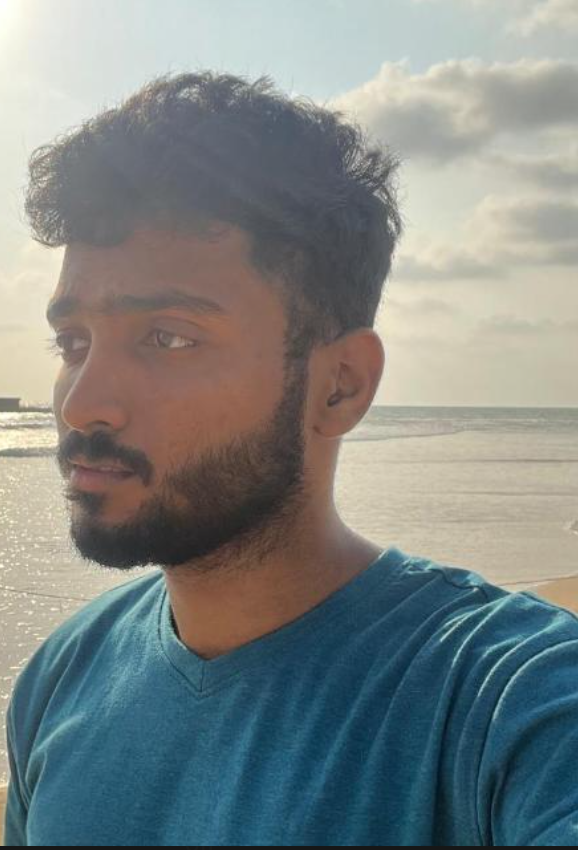
#> input picture profile_photo_source.png, 578 x 850 px
$ python generate_ascii_portrait.py
#> lines starting #> are read from the running program, lines starting #| are printed output that depends on the picture; after the words box and inside, x2 and y2 are one past the last pixel; in counts of white or black regions, pixels touching at a corner belong together
from PIL import Image, ImageEnhance, ImageFilter

# Load image
img = Image.open('profile_photo_source.png').convert('RGB')
w, h = img.size
#> w = 578; h = 850

# Target dimensions for portrait in SVG: ~76 width, ~52 height
target_w = 76
target_h = 52

# Create a clean mask for the background
# The photo has a solid red background: (131, 28, 21)
mask = Image.new('L', (w, h), 0)
#> mask: PIL image 578x850 L; every value is 0
for y in range(h):
    for x in range(w):
        r, g, b = img.getpixel((x, y))
        # Precise red background threshold
        if (r > 65 and r > g * 1.35 and r > b * 1.35) or (r > 95 and g < 65 and b < 65):
            mask.putpixel((x, y), 0) # Background
        else:
            mask.putpixel((x, y), 255) # Foreground person
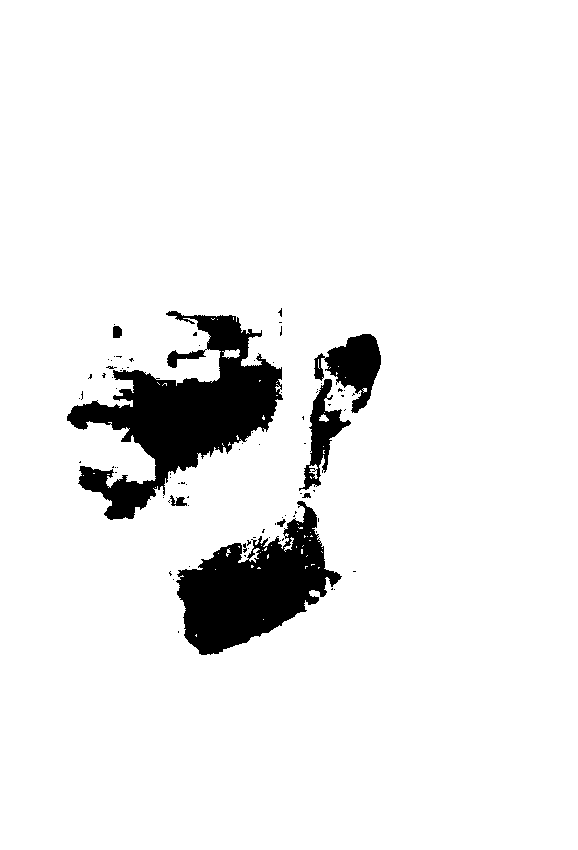
#> mask: PIL image 578x850 L; 92.8% white; 86 black regions (77 under 20 px), largest, box (x1, y1, x2, y2) and area: (67, 311, 283, 520) 17515, (176, 501, 342, 655) 12614, (314, 334, 381, 413) 2662

# Smooth mask to remove speckles
mask = mask.filter(ImageFilter.MedianFilter(size=5))
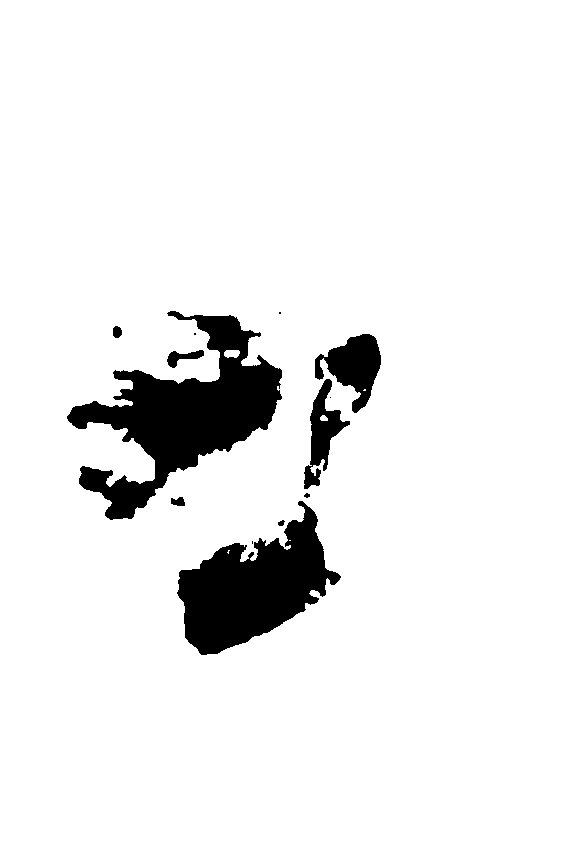
#> mask: PIL image 578x850 L; 92.9% white; 13 black regions (4 under 20 px), largest, box (x1, y1, x2, y2) and area: (67, 311, 282, 520) 17259, (177, 501, 341, 655) 12767, (315, 334, 381, 413) 2670

# Convert foreground to high-contrast grayscale
gray = img.convert('L')
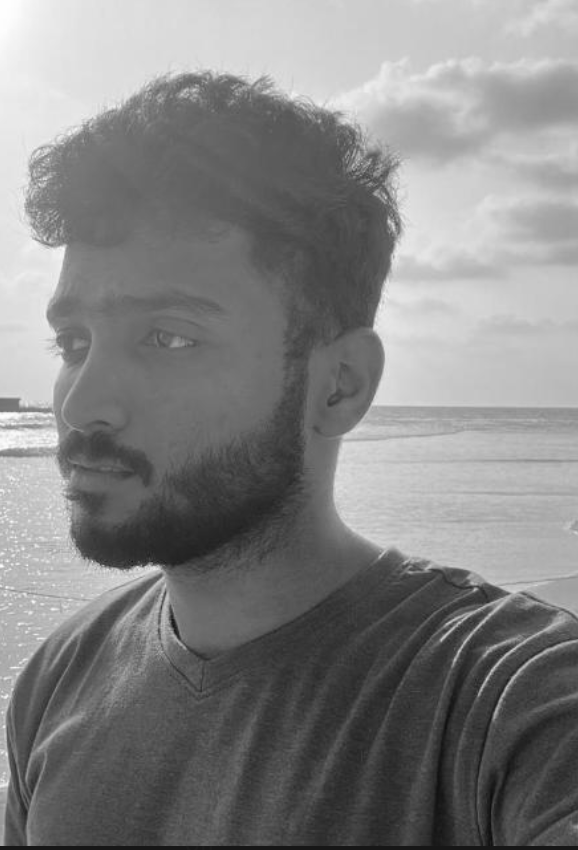
#> gray: PIL image 578x850 L; min 11, max 254, mean 131
enhancer = ImageEnhance.Contrast(gray)
gray = enhancer.enhance(1.45)
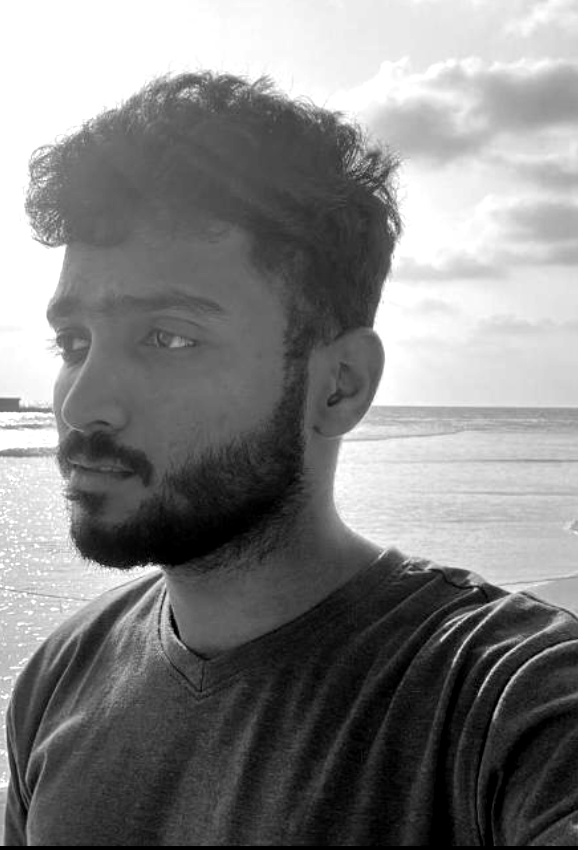
#> gray: PIL image 578x850 L; min 0, max 255, mean 129.6
enhancer = ImageEnhance.Sharpness(gray)
gray = enhancer.enhance(1.6)

# Resize to target ASCII grid
resized = gray.resize((target_w, target_h), Image.Resampling.LANCZOS)
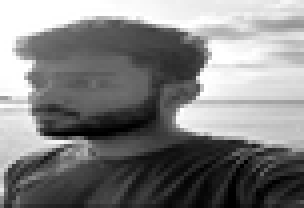
#> resized: PIL image 76x52 L (shown 4 times larger); min 0, max 255, mean 129.4
resized_mask = mask.resize((target_w, target_h), Image.Resampling.LANCZOS)
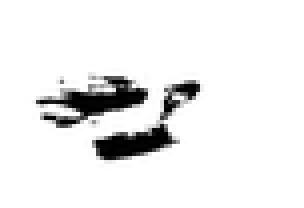
#> resized_mask: PIL image 76x52 L (shown 4 times larger); min 0, max 255, mean 236.6

# ASCII ramp - 10 levels
ramp = " .:-=+*#%@"

out_lines = []
for y in range(target_h):
    line = ""
    for x in range(target_w):
        m_val = resized_mask.getpixel((x, y))
        val = resized.getpixel((x, y))

        # In the top 8 rows (above head), filter out noise
        if y < 8:
            line += " "
            continue

        # Only render if foreground mask is strong (>130)
        if m_val < 130 or val < 12:
            line += " "
        else:
            idx = 1 + int((val / 255.0) * (len(ramp) - 2))
            idx = max(1, min(len(ramp) - 1, idx))
            line += ramp[idx]
    out_lines.append(line.rstrip())
#> after the loop, out_lines = 52 items, first 6: '', '', '', '', '', ''

with open('portrait.txt', 'w', encoding='utf-8') as f:
    f.write('\n'.join(out_lines))

print(f"Generated clean portrait.txt ({len(out_lines)} lines)")
#| Generated clean portrait.txt (52 lines)
